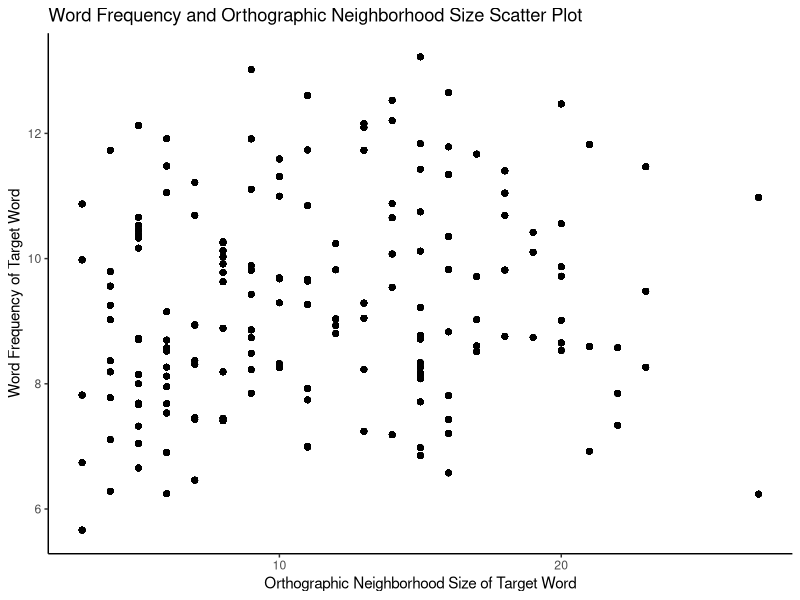
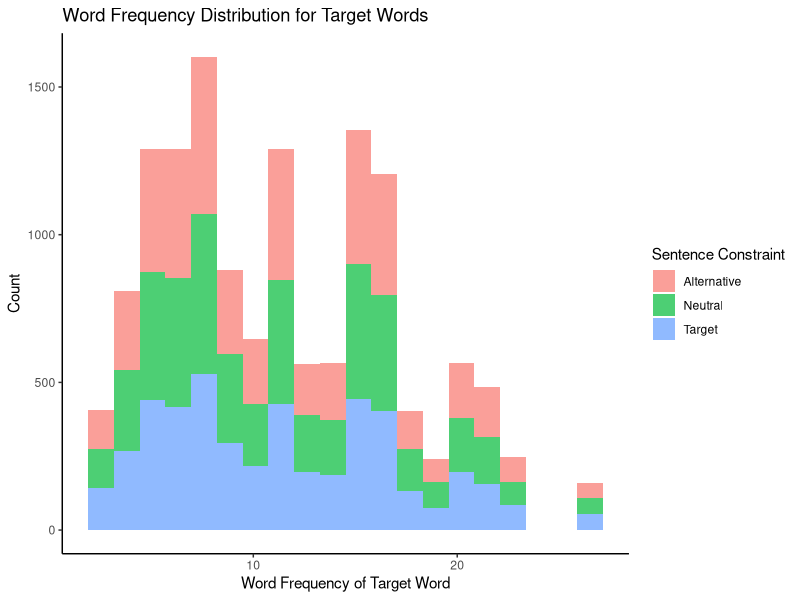

These charts were generated, in order, by the following R code:
## ---- chunk 1

knitr::opts_chunk$set(echo = TRUE)

if(!require(knitr)){
    install.packages("knitr")
}
library(knitr)

if(!require(kableExtra)){
    install.packages("kableExtra")
}
library(kableExtra)

library(tidyverse)

mydata = read_csv("TopGown_Data.csv", skip_empty_rows = TRUE)
## ---- chunk 2

mydata %>% ggplot(aes(x = OrthoN_T, y = Freq_T)) + # this defines the x and y axes of the plot
  geom_point() + # this adds geometric objects
  theme_update(plot.title = element_text(hjust = 0.5)) + # this line centers the title
  xlab("Orthographic Neighborhood Size of Target Word") + # this line sets the label for x-axis
  ylab("Word Frequency of Target Word") + # this line sets the label for y-axis
  ggtitle("Word Frequency and Orthographic Neighborhood Size Scatter Plot") + # this sets the title for the plot 
  theme_classic() # this sets the theme for the plot
## ---- chunk 3

mydata %>% ggplot(aes(x = OrthoN_T, fill = constrained_to)) + 
  geom_histogram(bins = 20, alpha = .7) + 
  theme_update(plot.title = element_text(hjust = 0.5)) +  
  scale_fill_discrete(name  ="Sentence Constraint", labels=c("Alternative", "Neutral", "Target")) +
  xlab("Word Frequency of Target Word") + 
  ylab("Count") + 
  ggtitle("Word Frequency Distribution for Target Words") + 
  theme_classic() 
  
